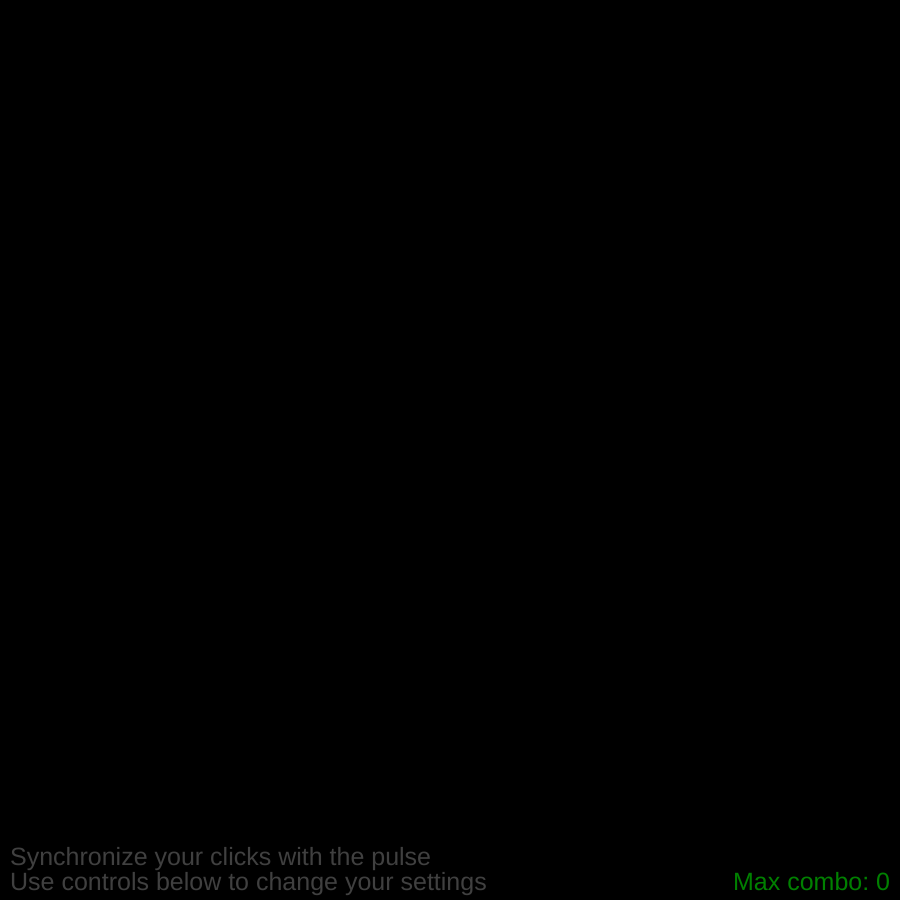
Frame 1 (no input)
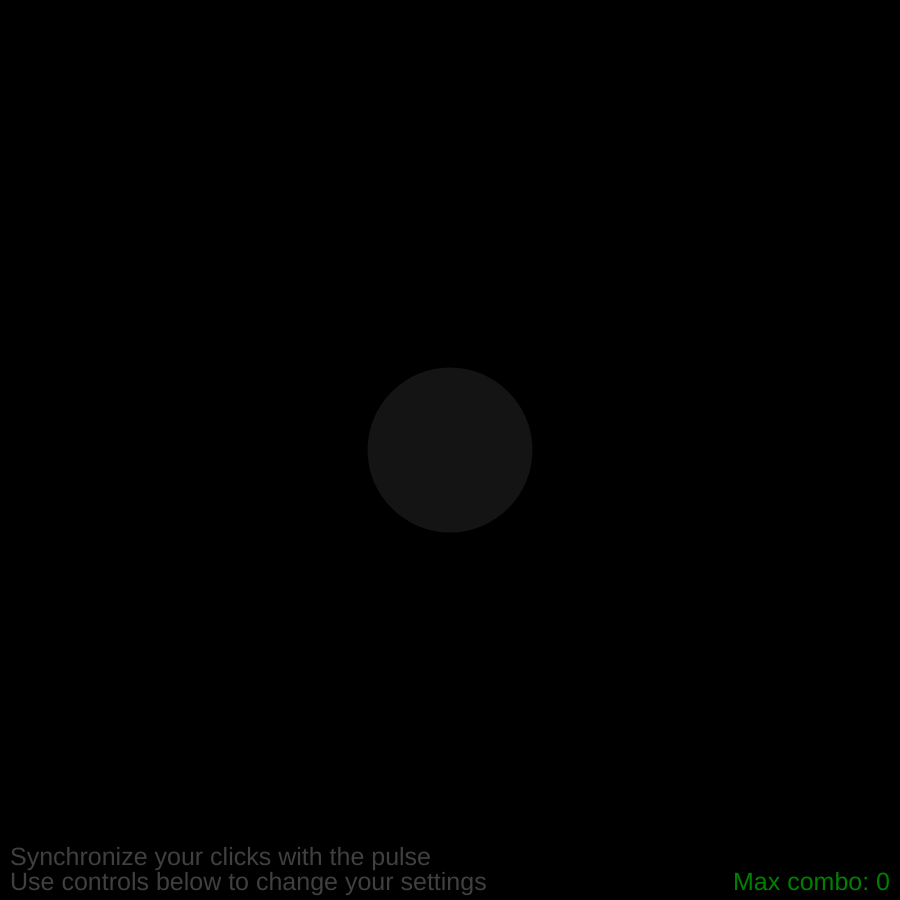
Frame 60 (no input)
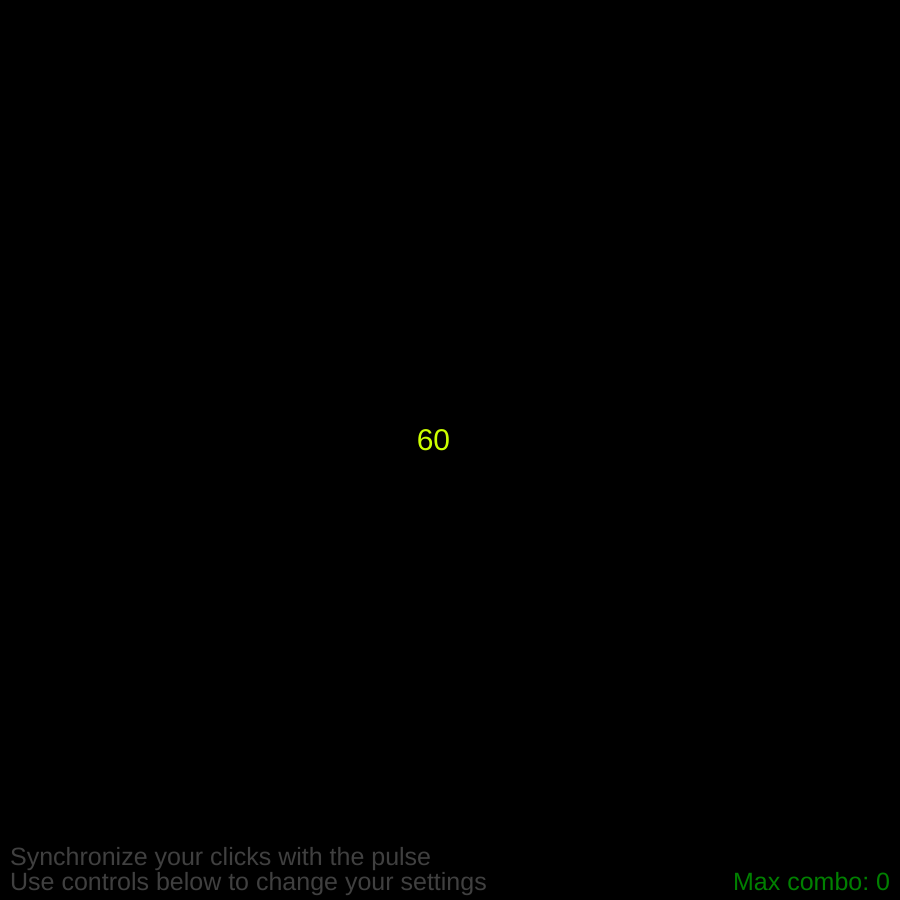
Frame 120 (the mouse pressed at the canvas centre since frame 60)

The p5.js sketch that drew these frames (run headless with seeded random() and noise() and a simulated clock; from frame 60 on, the mouse is pressed at the canvas centre):

// p5.js sketch
// ── sketch.js
// Constants
const WIDTH = 900;
const HEIGHT = 900;
const LERP_LIMIT = 0.99;
const PULSE_RADIUS = 300;
const PULSE_SPEED = 0.05;
const SCOREBUBBLE_SPEED = 0.015;
const MAX_SCORE = 100;

// Variables
let pulseInterval = 50;
let timeToPulse = pulseInterval;
let pulses = [];
let scoreBubbles = [];
let showScore = true;
let combo = 0;
let maxCombo = 0;

// Controls
let showScoreCheckbox;
let pulseIntervalSlider;

function setup() {
  frameRate(60);
  createCanvas(WIDTH, HEIGHT);

  showScoreCheckbox = createCheckbox('Show score values', true);
  showScoreCheckbox.changed(function () {
    showScore = this.checked();
  });

  pulseIntervalSlider = createSlider(10, 100, pulseInterval, 10);
}

function draw() {
  background(0);

  timeToPulse -= 1;
  if (timeToPulse === 0) {
    addPulse(WIDTH / 2, HEIGHT / 2, PULSE_RADIUS, -1, PULSE_SPEED);
    timeToPulse = pulseIntervalSlider.value();
  }

  drawPulses();
  drawScoreBubbles();
  drawLabels();
}

function drawPulses() {
  for (let i = pulses.length - 1; i >= 0; i--) {
    if (!pulses[i].draw(LERP_LIMIT, MAX_SCORE)) {
      pulses.splice(i, 1);
    }
  }
}

function drawScoreBubbles() {
  for (let i = scoreBubbles.length - 1; i >= 0; i--) {
    if (!scoreBubbles[i].draw(LERP_LIMIT, MAX_SCORE, showScore)) {
      scoreBubbles.splice(i, 1);
    }
  }
}

function drawLabels() {
  textSize(25);
  noStroke();
  fill(color('rgba(255, 255, 255, 0.25)'));

  textAlign(LEFT);
  text('Synchronize your clicks with the pulse', 10, HEIGHT - 35);
  text('Use controls below to change your settings', 10, HEIGHT - 10);

  fill(color('rgba(0, 255, 0, 0.5)'));
  textAlign(RIGHT);
  text(`Max combo: ${maxCombo}`, WIDTH - 10, HEIGHT - 10);
}

function mousePressed() {
  if (mouseX > 0 && mouseX < WIDTH && mouseY > 0 && mouseY < HEIGHT) {
    const score = calculateScore();
    if (score >= 95) {
      combo += 1;
      if (combo > maxCombo) {
        maxCombo = combo;
      }
    } else {
      combo = 0;
    }

    addPulse(mouseX, mouseY, PULSE_RADIUS, score, PULSE_SPEED);
    addScoreBubble(mouseX, mouseY, score, combo, SCOREBUBBLE_SPEED);
  }
}

function calculateScore() {
  // Calculate score as a percentage (0..1) and scale up
  // Score is based on how close to the actual pulse the user has clicked
  const halfInterval = pulseIntervalSlider.value() / 2;

  let score = Math.abs(timeToPulse - halfInterval);
  score = map(score, 0, halfInterval, 0, 1);
  score = Math.floor(MAX_SCORE * score);

  return score;
}

function addPulse(x, y, r, score, speed) {
  pulses.push(new Pulse(x, y, r, score, speed));
}

function addScoreBubble(x, y, score, combo, speed) {
  scoreBubbles.push(new ScoreBubble(x, y, score, combo, speed));
}

// ── pulse.js
class Pulse {
  constructor(x, y, r, score, speed) {
    this.x = x;
    this.y = y;
    this.r = r;
    this.score = score;
    this.speed = speed;
    this.counter = 0.0;
  }

  draw(lerpLimit, maxScore) {
    this.counter += this.speed;
    if (this.counter >= lerpLimit) {
      return false;
    }

    const radius = lerp(0, this.r, this.counter);
    const c = this.getColor(maxScore);

    noStroke();
    fill(c);
    ellipse(this.x, this.y, radius);

    return true;
  }

  getColor(maxScore) {
    const alphaStart = 0.3;

    const alpha = lerp(0, alphaStart, this.counter);
    const red = color(`rgba(255, 0, 0, ${alphaStart - alpha})`);
    const yellow = color(`rgba(255, 255, 0, ${alphaStart - alpha})`);
    const green = color(`rgba(0, 255, 0, ${alphaStart - alpha})`);

    let c = color(`rgba(150, 150, 150, ${alphaStart - alpha})`);
    let amount = this.score / maxScore;

    if (this.score < 0) {
      return c;
    }

    if (amount <= 0.5) {
      c = lerpColor(red, yellow, map(amount, 0, 0.5, 0, 1.0));
    } else {
      c = lerpColor(yellow, green, map(amount, 0.5, 1.0, 0, 1.0));
    }

    return c;
  }
}

// ── scoreBubble.js
class ScoreBubble {
  constructor(x, y, score, speed) {
    this.x = x;
    this.y = y;
    this.score = score;
    this.speed = speed;
    this.counter = 0;
  }

  draw(lerpLimit, maxScore, showScore) {
    this.counter += this.speed;
    if (this.counter >= lerpLimit) {
      return false;
    }

    const y = lerp(this.y, this.y - 200, this.counter);
    const c = this.getColor(maxScore);

    fill(c);

    if (showScore) {
      textSize(30);
      text(this.score, this.x, y);
    }

    textSize(20);
    if (this.score < 20) {
      text('bad', this.x, y - 50);
    } else if (this.score >= 99) {
      text('UNBELIEVABLE', this.x, y - 50);
    } else if (this.score > 95) {
      text('perfect!', this.x, y - 50);
    } else if (this.score > 80) {
      text('great', this.x, y - 50);
    }

    return true;
  }

  getColor(maxScore) {
    const alphaStart = 1.0;

    const alpha = lerp(0, 1, this.counter);
    const red = color(`rgba(255, 0, 0, ${alphaStart - alpha})`);
    const yellow = color(`rgba(255, 255, 0, ${alphaStart - alpha})`);
    const green = color(`rgba(0, 255, 0, ${alphaStart - alpha})`);

    let c;
    let amount = this.score / maxScore;

    if (amount <= 0.5) {
      c = lerpColor(red, yellow, map(amount, 0, 0.5, 0, 1.0));
    } else {
      c = lerpColor(yellow, green, map(amount, 0.5, 1.0, 0, 1.0));
    }

    return c;
  }
}
